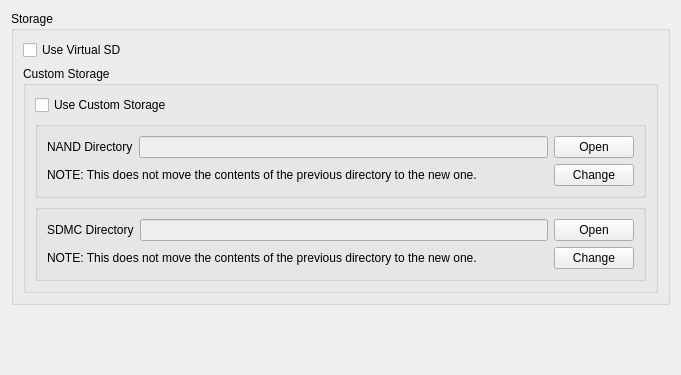
<?xml version="1.0" encoding="UTF-8"?>
<ui version="4.0">
 <class>ConfigureStorage</class>
 <widget class="QWidget" name="ConfigureStorage">
  <property name="geometry">
   <rect>
    <x>0</x>
    <y>0</y>
    <width>681</width>
    <height>375</height>
   </rect>
  </property>
  <property name="windowTitle">
   <string>Form</string>
  </property>
  <layout class="QVBoxLayout" name="verticalLayout_1">
   <item>
    <layout class="QVBoxLayout" name="verticalLayout_2">
     <item>
      <widget class="QGroupBox" name="storage_group">
       <property name="title">
        <string>Storage</string>
       </property>
       <layout class="QVBoxLayout" name="verticalLayout_3">
        <item>
         <layout class="QHBoxLayout" name="horizontalLayout_1">
          <item>
           <widget class="QCheckBox" name="toggle_virtual_sd">
            <property name="text">
             <string>Use Virtual SD</string>
            </property>
           </widget>
          </item>
         </layout>
        </item>
        <item>
         <widget class="QGroupBox" name="custom_storage_group">
          <property name="title">
           <string>Custom Storage</string>
          </property>
          <layout class="QVBoxLayout" name="verticalLayout_6">
           <item>
            <widget class="QCheckBox" name="toggle_custom_storage">
             <property name="text">
              <string>Use Custom Storage</string>
             </property>
            </widget>
           </item>
           <item>
            <widget class="QGroupBox" name="nand_group">
             <property name="title">
              <string/>
             </property>
             <layout class="QVBoxLayout" name="verticalLayout">
              <item>
               <layout class="QHBoxLayout" name="horizontalLayout">
                <item>
                 <widget class="QLabel" name="label">
                  <property name="text">
                   <string>NAND Directory</string>
                  </property>
                 </widget>
                </item>
                <item>
                 <widget class="QLineEdit" name="nand_dir_path">
                  <property name="enabled">
                   <bool>false</bool>
                  </property>
                 </widget>
                </item>
                <item>
                 <widget class="QPushButton" name="open_nand_dir">
                  <property name="text">
                   <string>Open</string>
                  </property>
                 </widget>
                </item>
               </layout>
              </item>
              <item>
               <layout class="QHBoxLayout" name="horizontalLayout_2">
                <item>
                 <widget class="QLabel" name="label_4">
                  <property name="text">
                   <string>NOTE: This does not move the contents of the previous directory to the new one.</string>
                  </property>
                 </widget>
                </item>
                <item>
                 <spacer name="horizontalSpacer_3">
                  <property name="orientation">
                   <enum>Qt::Horizontal</enum>
                  </property>
                  <property name="sizeHint" stdset="0">
                   <size>
                    <width>40</width>
                    <height>20</height>
                   </size>
                  </property>
                 </spacer>
                </item>
                <item>
                 <widget class="QPushButton" name="change_nand_dir">
                  <property name="text">
                   <string>Change</string>
                  </property>
                 </widget>
                </item>
               </layout>
              </item>
             </layout>
            </widget>
           </item>
           <item>
            <widget class="QGroupBox" name="sdmc_group">
             <property name="title">
              <string/>
             </property>
             <layout class="QVBoxLayout" name="verticalLayout_4">
              <item>
               <layout class="QHBoxLayout" name="horizontalLayout_3">
                <item>
                 <widget class="QLabel" name="label_2">
                  <property name="text">
                   <string>SDMC Directory</string>
                  </property>
                 </widget>
                </item>
                <item>
                 <widget class="QLineEdit" name="sdmc_dir_path">
                  <property name="enabled">
                   <bool>false</bool>
                  </property>
                 </widget>
                </item>
                <item>
                 <widget class="QPushButton" name="open_sdmc_dir">
                  <property name="text">
                   <string>Open</string>
                  </property>
                 </widget>
                </item>
               </layout>
              </item>
              <item>
               <layout class="QHBoxLayout" name="horizontalLayout_4">
                <item>
                 <widget class="QLabel" name="label_3">
                  <property name="text">
                   <string>NOTE: This does not move the contents of the previous directory to the new one.</string>
                  </property>
                 </widget>
                </item>
                <item>
                 <spacer name="horizontalSpacer_4">
                  <property name="orientation">
                   <enum>Qt::Horizontal</enum>
                  </property>
                  <property name="sizeHint" stdset="0">
                   <size>
                    <width>40</width>
                    <height>20</height>
                   </size>
                  </property>
                 </spacer>
                </item>
                <item>
                 <widget class="QPushButton" name="change_sdmc_dir">
                  <property name="text">
                   <string>Change</string>
                  </property>
                 </widget>
                </item>
               </layout>
              </item>
             </layout>
            </widget>
           </item>
          </layout>
         </widget>
        </item>
       </layout>
      </widget>
     </item>
    </layout>
   </item>
   <item>
    <spacer name="verticalSpacer">
     <property name="orientation">
      <enum>Qt::Vertical</enum>
     </property>
     <property name="sizeHint" stdset="0">
      <size>
       <width>20</width>
       <height>40</height>
      </size>
     </property>
    </spacer>
   </item>
  </layout>
 </widget>
 <resources/>
 <connections/>
</ui>
